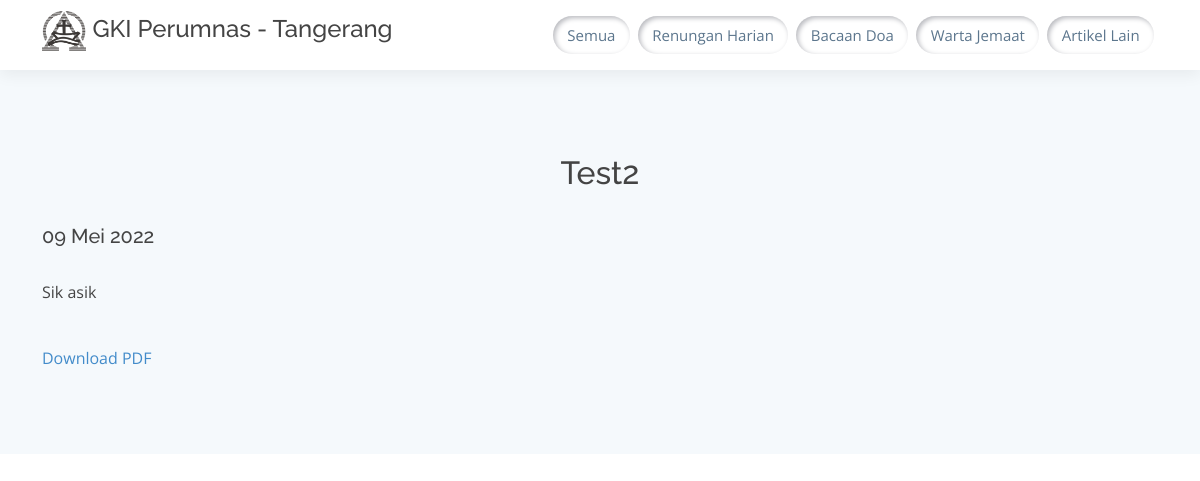
Page /artikel/5 on the earlier database version.
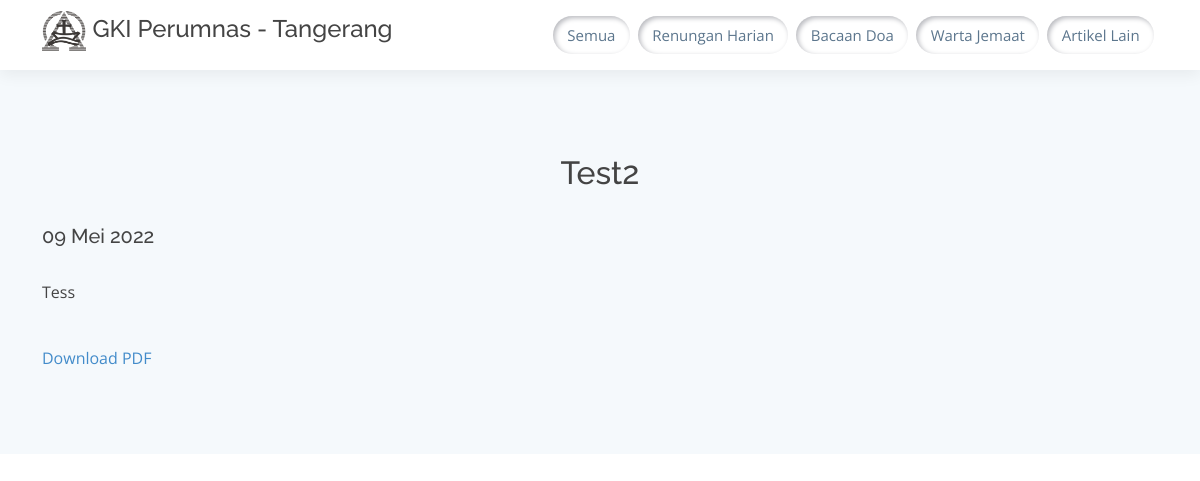
Same page on the later database version.
### tables this page shows
CREATE TABLE `artikel` (
  `id_artikel` int(11) NOT NULL,
  `id_tipe_artikel` int(11) NOT NULL,
  `judul_artikel` varchar(50) NOT NULL,
  `deskripsi_singkat` text NOT NULL,
  `isi` text DEFAULT NULL,
  `file` varchar(50) DEFAULT NULL,
  `tanggal_pembuatan` date NOT NULL
);

### application/controllers/Artikel.php (called while the page is built, shortened)
<?php
class Artikel extends CI_Controller
{
    public function __construct()
    {
        $this->load->model(array('M_Artikel', 'M_Anggota_Jemaat'));
    }
    public function baca_artikel($id_artikel)
    {
        $cek_artikel = $this->M_Artikel->cek_pdf($id_artikel)->row_array();
        if ($cek_artikel['file'] != NULL) {
            $data['artikel'] = $this->M_Artikel->pilihan_artikel($id_artikel)->row_array();
            $this->load->view('artikel/v_lihat_pdf.php', $data);
        } else {
            $data['artikel'] = $this->M_Artikel->pilihan_artikel($id_artikel)->result();
            $this->load->view('artikel/v_baca_artikel.php', $data);
        }
    }
}

### index.php (called while the page is built, shortened)
<?php
require_once BASEPATH.'core/CodeIgniter.php';

### application/models/M_Artikel.php (called while the page is built, shortened)
<?php
class M_Artikel extends CI_Model
{
    public function pilihan_artikel($id_artikel)
    {
        return $this->db->query("SELECT * FROM artikel JOIN tipe_artikel ON artikel.id_tipe_artikel = tipe_artikel.id_tipe_artikel WHERE id_artikel = '$id_artikel'");
    }
}

### application/helpers/fungsi_helper.php (called while the page is built, shortened)
<?php
function tanggal_indonesia($tanggal_lengkap)
{
    $tanggal = date_format(date_create($tanggal_lengkap), "d/n/Y");
    $nama_bulan = array(
        1 => 'Januari', 2 => 'Februari', 3 => 'Maret', 4 => 'April', 5 => 'Mei', 6 => 'Juni', 7 => 'Juli', 8 => 'Agustus',
        9 => 'September', 10 => 'Oktober', 11 => 'November', 12 => 'Desember'
    );
    $pisah = explode("/", $tanggal);
    $tanggal_baru = $pisah[0] . " " . $nama_bulan[$pisah[1]] . " " . $pisah[2];
    return $tanggal_baru;
}

### application/views/artikel/v_baca_artikel.php (the view, shortened to what this page needs)
<!DOCTYPE html>
<html lang="id">
<head>
  <link rel="stylesheet" href="<?php echo base_url(); ?>assets/artikel/css/styleArtikel.css">
  <link href="<?php echo base_url(); ?>resources/assets/vendor/animate.css/animate.min.css" rel="stylesheet">
  <link href="<?php echo base_url(); ?>resources/assets/vendor/aos/aos.css" rel="stylesheet">
  <link href="<?php echo base_url(); ?>resources/assets/vendor/bootstrap/css/bootstrap.min.css" rel="stylesheet">
  <link href="<?php echo base_url(); ?>resources/assets/vendor/bootstrap-icons/bootstrap-icons.css" rel="stylesheet">
  <link href="<?php echo base_url(); ?>resources/assets/vendor/boxicons/css/boxicons.min.css" rel="stylesheet">
  <link href="<?php echo base_url(); ?>resources/assets/vendor/glightbox/css/glightbox.min.css" rel="stylesheet">
  <link href="<?php echo base_url(); ?>resources/assets/vendor/swiper/swiper-bundle.min.css" rel="stylesheet">
  <link rel="stylesheet" href="<?php echo base_url(); ?>resources/assets/css/styleHome.css">
</head>
<body>
  <header id="header" class="d-flex align-items-center">
    <div class="container d-flex align-items-center">
      <div class="logo me-auto">
        <h4><img src="<?php echo base_url(); ?>resources/assets/img/logo-GKI-tr.png" alt=""> <span></span> GKI Perumnas - Tangerang</h4>
      </div>
      <nav id=" navbar" class="navbar">
        <ul>
          <li><a href="<?php echo base_url() . 'Artikel' ?>">Semua</a></li>
          <li><a href="<?php echo base_url() . 'Artikel/renungan_harian' ?>">Renungan Harian</a></li>
          <li><a href="<?php echo base_url() . 'Artikel/bacaan_doa' ?>">Bacaan Doa</a></li>
          <li><a href="<?php echo base_url() . 'Artikel/warta_jemaat' ?>">Warta Jemaat</a></li>
          <li><a href="<?php echo base_url() . 'Artikel/artikel_lainnya' ?>">Artikel Lain</a></li>
        </ul>
      </nav>
    </div>
  </header>
  <section class="section-bg">
    <div class="container">
      <div class="row">
        <div class="mb-4 mt-4">
          <?php
          foreach ($artikel as $lihat_artikel) { ?>
            <article>
              <h2 style="text-align: center;"><?php echo $lihat_artikel->judul_artikel ?></h2>
              <br>
              <h5>
                <?php echo tanggal_indonesia($lihat_artikel->tanggal_pembuatan);  ?>
              </h5>
              <br>
              <div class="isi-artikel">
                <?php echo $lihat_artikel->isi ?>
              </div>
              <br>
              <a href="<?php echo base_url() . 'Artikel/pdf/' . $lihat_artikel->id_artikel; ?>" target="_blank">Download PDF</a>
            </article>
          <?php
          } ?>
        </div>
      </div>
    </div>
  </section>
</body>
</html>

### assets/artikel/css/styleArtikel.css (style rules this page uses)
.isi-artikel { line-height: 1.6; }
a { color: #cc6060; text-decoration: none; }

### resources/assets/css/styleHome.css (style rules this page uses)
body { font-family: "Open Sans", sans-serif; color: #444; }
a { color: #428bca; text-decoration: none; }
h1, h2, h3, h4, h5, h6, .font-primary { font-family: "Raleway", sans-serif; }
#header { height: 70px; background: #fff; z-index: 997; box-shadow: 0px 5px 15px 0px rgba(0, 0, 0, 0.06); }
#header .logo img { padding: 0; margin: 0; max-height: 40px; }
.scrolled-offset { margin-top: 70px; }
.navbar { padding: 0; }
.navbar ul { margin: 0; padding: 0; display: flex; list-style: none; align-items: center; }
.navbar li { position: relative; }
.navbar a, .navbar a:focus { display: flex; align-items: center; justify-content: space-between; font-family: "Open Sans", sans-serif; font-size: 15px; color: #5c768d; white-space: nowrap; transition: 0.3s; padding: 0.5rem 0.9rem; margin: 0.25rem; border-radius: 20px; box-shadow: inset 2px 2px 5px #b8b9be, inset -3px -3px 7px #ffffff; }
section { padding: 60px 0; overflow: hidden; }
.section-bg { background-color: #f5f9fc; }

### application/views/artikel/v_baca_artikel.php (style rules this page uses)
.isi-artikel { line-height: 1.6; }

Differences in the rows shown:
changed artikel "Test2": isi "Sik asik" → "Tess"
